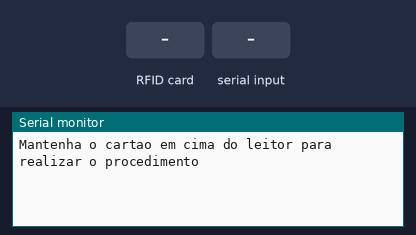
The sketch below on a simulated Arduino Uno, built with avr-gcc and run on an emulated ATmega328P. Shown: the last lines printed to the serial monitor. Inputs (shaded band) come from the test bench.

Above: at 1.2 s.
1.3 s: RFID card 5E 7A 19 C4 held to the reader
At 2.5 s:
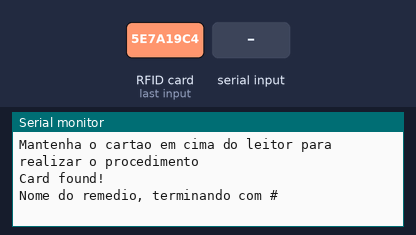
2.8 s: "1#" received over Serial
At 3.2 s:
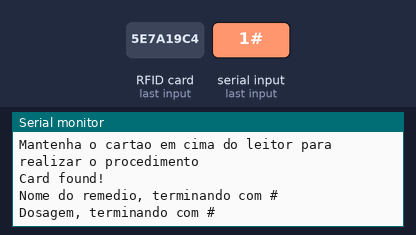
4.3 s: "0#" received over Serial
At 5.6 s:
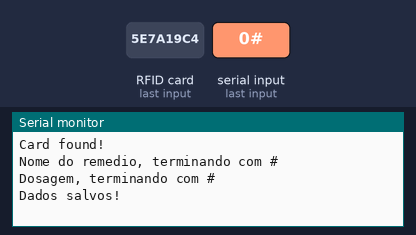

The sketch:

WriteRFID.ino
```cpp
#include <SPI.h>
#include <MFRC522.h>

#define RST_PIN         9           // Configurable, see typical pin layout above
#define SS_PIN          10          // Configurable, see typical pin layout above

MFRC522 mfrc522(SS_PIN, RST_PIN);   // Create MFRC522 instance

void setup() {
  Serial.begin(9600);        // Initialize serial communications with the PC
  SPI.begin();               // Init SPI bus
  mfrc522.PCD_Init();        // Init MFRC522 card
  Serial.println("Mantenha o cartao em cima do leitor para realizar o procedimento\n");
}

void loop() {

  // Prepare key - all keys are set to FFFFFFFFFFFFh at chip delivery from the factory.
  MFRC522::MIFARE_Key key;
  for (byte i = 0; i < 6; i++) key.keyByte[i] = 0xFF;

  //some variables we need
  byte block;
  byte len;
  MFRC522::StatusCode status;

  // Look for new cards
  if ( ! mfrc522.PICC_IsNewCardPresent()) {
    return;
  }

  // Select one of the cards
  if ( ! mfrc522.PICC_ReadCardSerial()) {
    return;
  }

  /* Gravar dados */
  /*
  // ID do Cartão
  for (byte i = 0; i < mfrc522.uid.size; i++) {
    Serial.print(mfrc522.uid.uidByte[i] < 0x10 ? " 0" : " ");
    Serial.print(mfrc522.uid.uidByte[i], HEX);
  }
  Serial.println();
  */

  Serial.println("Card found!");

  byte buffer[34];

  Serial.setTimeout(20000L) ;     // wait until 20 seconds for input from serial
  // Ask personal data: remedio
  Serial.println(F("Nome do remedio, terminando com #"));
  len = Serial.readBytesUntil('#', (char *) buffer, 30) ; // read remedio from serial
  for (byte i = len; i < 30; i++) buffer[i] = ' ';        // pad with spaces

  block = 1;
  status = mfrc522.PCD_Authenticate(MFRC522::PICC_CMD_MF_AUTH_KEY_A, block, &key, &(mfrc522.uid));
  if (status != MFRC522::STATUS_OK) {
    Serial.write("Falha!");
    return;
  }

  // Write block
  status = mfrc522.MIFARE_Write(block, buffer, 16);
  if (status != MFRC522::STATUS_OK) {
    Serial.write("Falha!");
    return;
  }
  else

    block = 2;
  status = mfrc522.PCD_Authenticate(MFRC522::PICC_CMD_MF_AUTH_KEY_A, block, &key, &(mfrc522.uid));
  if (status != MFRC522::STATUS_OK) {
    Serial.write("Falha!");
    return;
  }

  // Write block
  status = mfrc522.MIFARE_Write(block, &buffer[16], 16);
  if (status != MFRC522::STATUS_OK) {
    Serial.write("Falha!");
    return;
  }
  else
    Serial.println(F("Dosagem, terminando com #"));
  len = Serial.readBytesUntil('#', (char *) buffer, 20) ; // read first name from serial
  for (byte i = len; i < 20; i++) buffer[i] = ' ';        // pad with spaces

  block = 4;
  status = mfrc522.PCD_Authenticate(MFRC522::PICC_CMD_MF_AUTH_KEY_A, block, &key, &(mfrc522.uid));
  if (status != MFRC522::STATUS_OK) {
    Serial.write("Falha!");
    return;
  }

  // Write block
  status = mfrc522.MIFARE_Write(block, buffer, 16);
  if (status != MFRC522::STATUS_OK) {
    Serial.write("Falha!");
    return;
  }
  else

    block = 5;
  status = mfrc522.PCD_Authenticate(MFRC522::PICC_CMD_MF_AUTH_KEY_A, block, &key, &(mfrc522.uid));
  if (status != MFRC522::STATUS_OK) {
    Serial.write("Falha!");
    return;
  }

  // Write block
  status = mfrc522.MIFARE_Write(block, &buffer[16], 16);
  if (status != MFRC522::STATUS_OK) {
    Serial.write("Falha!");
    return;
  }
  Serial.println("\nDados salvos!");

  delay(1000);                //change value if you want to read cards faster
  mfrc522.PICC_HaltA();       // Halt PICC
  mfrc522.PCD_StopCrypto1();  // Stop encryption on PCD

}
```

Measured:
- after the input at 1.3 s, the serial monitor: prints a new line at once (image 1)
- after the input at 2.8 s, the serial monitor: prints a new line at once (image 2)
- after the input at 4.3 s, the serial monitor: prints a new line at once (image 3)
